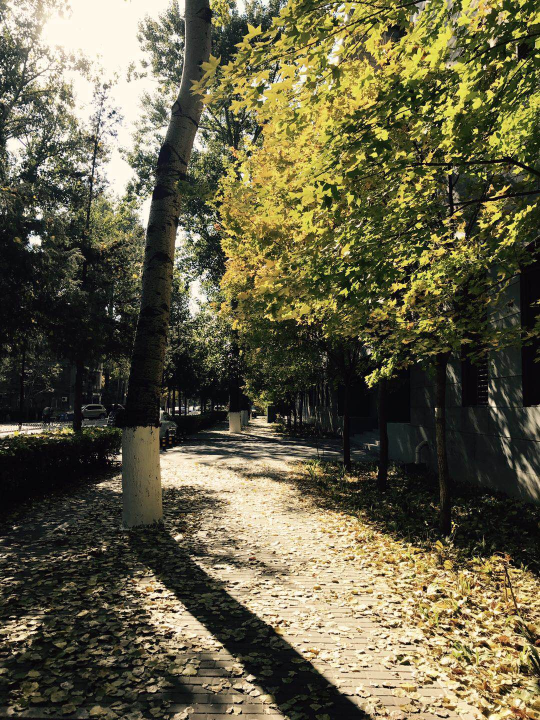
#> input picture 2015202006_2/30.jpg, 1080 x 1440 px (shown at 1/2 size)
$ python test_2.py   (Python 2 division)
#> lines starting #> are read from the running program, lines starting #| are printed output that depends on the picture
import cv2
import numpy as np
from matplotlib import pyplot as plt

# 最简单的以灰度直方图作为相似比较的实现
# [60 lines left out: functions classify_gray_hist, calculate, classify_hist_with_split, classify_aHash, not called in this run]

def classify_pHash(image1,image2):
 image1 = cv2.resize(image1,(32,32))
 image2 = cv2.resize(image2,(32,32))
 gray1 = cv2.cvtColor(image1,cv2.COLOR_BGR2GRAY)
 gray2 = cv2.cvtColor(image2,cv2.COLOR_BGR2GRAY)
 # 将灰度图转为浮点型，再进行dct变换
 dct1 = cv2.dct(np.float32(gray1))
 dct2 = cv2.dct(np.float32(gray2))
 # 取左上角的8*8，这些代表图片的最低频率
 # 这个操作等价于c++中利用opencv实现的掩码操作
 # 在python中进行掩码操作，可以直接这样取出图像矩阵的某一部分
 dct1_roi = dct1[0:8,0:8]
 dct2_roi = dct2[0:8,0:8]
 hash1 = getHash(dct1_roi)
 hash2 = getHash(dct2_roi)
 return Hamming_distance(hash1,hash2)

# 输入灰度图，返回hash
def getHash(image):
 avreage = np.mean(image)
 hash = []
 for i in range(image.shape[0]):
  for j in range(image.shape[1]):
   if image[i,j] > avreage:
    hash.append(1)
   else:
    hash.append(0)
 return hash


# 计算汉明距离
def Hamming_distance(hash1,hash2):
 num = 0
 for index in range(len(hash1)):
  if hash1[index] != hash2[index]:
   num += 1
 return num


if __name__ == '__main__':
 img1 = cv2.imread('30.jpg')
#> img1 is the input picture: shape (1440, 1080, 3); mean B, G, R 69.6, 96, 100.8
 cv2.imshow('img1',img1)
 img2 = cv2.imread('31.jpg')
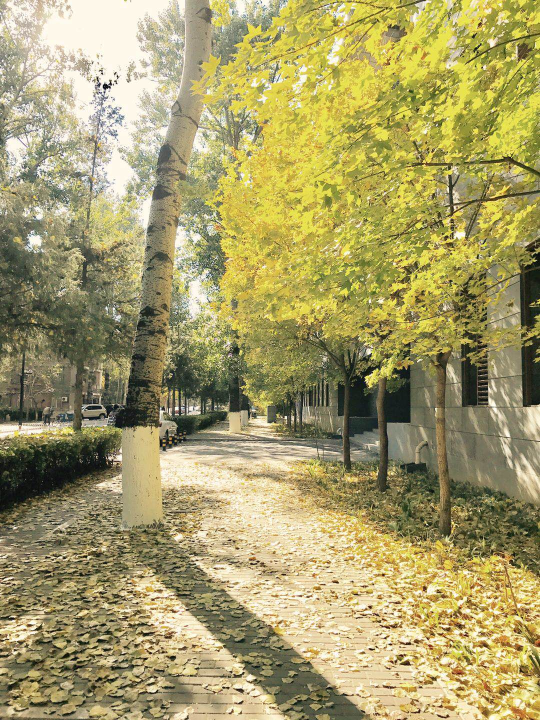
#> input picture 2015202006_2/31.jpg, 1080 x 1440 px (shown at 1/2 size)
#> img2 is the input picture: shape (1440, 1080, 3); mean B, G, R 105.5, 157.5, 166.5
 cv2.imshow('img2',img2)
 #degree = classify_gray_hist(img1,img2)
 #degree = classify_hist_with_split(img1,img2)
 #degree = classify_aHash(img1,img2)
 degree = classify_pHash(img1,img2)
#> in classify_pHash, `image1 = cv2.resize(image1,(32,32))`:
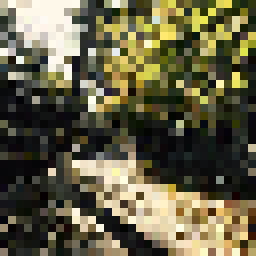
#> image1: shape (32, 32, 3) (shown 8 times larger); mean of channels 0, 1, 2 69, 94.8, 99.5; drawn as B, G, R
#> in classify_pHash, `image2 = cv2.resize(image2,(32,32))`:
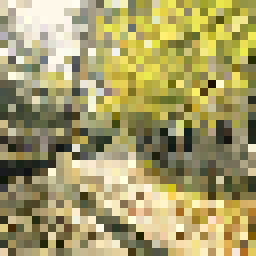
#> image2: shape (32, 32, 3) (shown 8 times larger); mean of channels 0, 1, 2 105, 157.1, 166.2; drawn as B, G, R
#> in classify_pHash, `gray1 = cv2.cvtColor(image1,cv2.COLOR_BGR2GRAY)`:
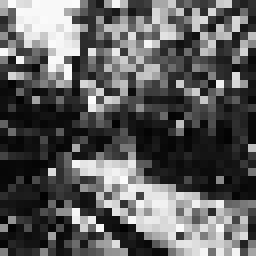
#> gray1: shape (32, 32) (shown 8 times larger); min 2, max 252, mean 93.2
#> in classify_pHash, `gray2 = cv2.cvtColor(image2,cv2.COLOR_BGR2GRAY)`:
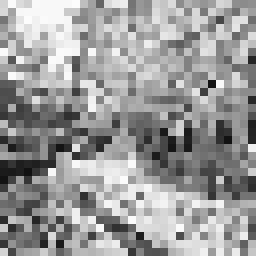
#> gray2: shape (32, 32) (shown 8 times larger); min 17, max 252, mean 153.9
#> in classify_pHash, `dct1 = cv2.dct(np.float32(gray1))`:
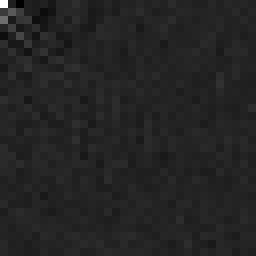
#> dct1: shape (32, 32) float32 (shown 8 times larger); min -489.6, max 2983.8, mean 4.2; drawn with min black and max white
#> in classify_pHash, `dct2 = cv2.dct(np.float32(gray2))`:
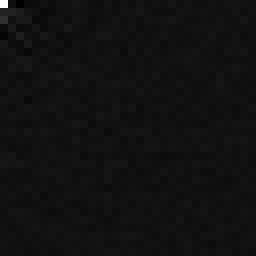
#> dct2: shape (32, 32) float32 (shown 8 times larger); min -360.1, max 4924.8, mean 5.1; drawn with min black and max white
#> in getHash, `avreage = np.mean(image)`: avreage = 62.99
#> in classify_pHash, `hash1 = getHash(dct1_roi)`: hash1 = 64 values, max 1 at index 0, min 0 at index 1, mean 0.328
#> in classify_pHash, `hash2 = getHash(dct2_roi)`: hash2 = 64 values, max 1 at index 0, min 0 at index 1, mean 0.25
#> the loop in Hamming_distance, `for index in range(len(hash1)):` made 64 passes
#> after the loop in Hamming_distance, `for index in range(len(hash1)):`: num = 5
#> degree = 5
 print degree
#| 5
 cv2.waitKey(0)
